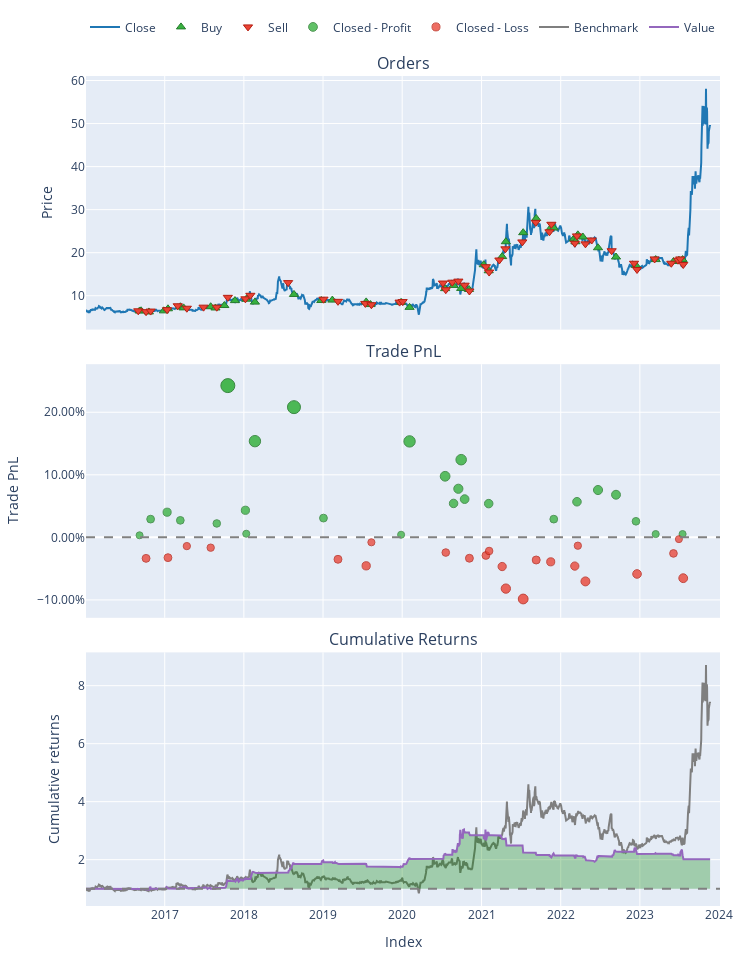

This figure's notebook cell:
### Markdown cell above
visualization

### Code cell
pf_long.plot().show()
# pf_short.plot().show()

### Figure 1 — Plotly figure (JSON) as saved in the notebook; plotly's stock layout.template omitted (floating-point values rounded to 4 significant figures; data arrays with more than 128 entries replaced by an {"elided": "..."} marker saying what was removed)
{"data": [{"legendgroup": "0", "line": {"color": "#1f77b4"}, "name": "Close", "showlegend": true, "type": "scatter", "uid": "17fca66f-18be-464f-9de4-dccac2aeb036", "x": {"elided": "1915 str values"}, "xaxis": "x", "y": {"elided": "1915 float values"}, "yaxis": "y"}, {"customdata": {"elided": "43x3 float values"}, "hovertemplate": "Order Id: %{customdata[0]}<br>Timestamp: %{x}<br>Price: %{y}<br>Size: %{customdata[1]:.6f}<br>Fees: %{customdata[2]:.6f}", "legendgroup": "1", "marker": {"color": "#37B13F", "line": {"color": "rgb(38,123,44)", "width": 1}, "size": 8, "symbol": "triangle-up"}, "mode": "markers", "name": "Buy", "type": "scatter", "uid": "01bdd111-bf56-40e9-b7be-aad04f8d4dcf", "x": ["2016-09-07T00:00:00", "2016-09-14T00:00:00", "2016-10-20T00:00:00", "2016-12-28T00:00:00", "2017-01-16T00:00:00", "2017-03-14T00:00:00", "2017-03-29T00:00:00", "2017-08-01T00:00:00", "2017-08-23T00:00:00", "2017-10-03T00:00:00", "2017-11-21T00:00:00", "2018-01-12T00:00:00", "2018-02-21T00:00:00", "2018-08-20T00:00:00", "2018-12-24T00:00:00", "2019-02-13T00:00:00", "2019-07-19T00:00:00", "2019-08-08T00:00:00", "2019-12-27T00:00:00", "2020-02-04T00:00:00", "2020-07-17T00:00:00", "2020-08-25T00:00:00", "2020-09-29T00:00:00", "2020-11-04T00:00:00", "2021-01-11T00:00:00", "2021-02-03T00:00:00", "2021-04-06T00:00:00", "2021-04-23T00:00:00", "2021-07-12T00:00:00", "2021-09-10T00:00:00", "2021-11-16T00:00:00", "2021-11-30T00:00:00", "2022-03-02T00:00:00", "2022-03-10T00:00:00", "2022-03-21T00:00:00", "2022-04-13T00:00:00", "2022-06-22T00:00:00", "2022-09-13T00:00:00", "2022-12-14T00:00:00", "2023-03-15T00:00:00", "2023-06-05T00:00:00", "2023-06-30T00:00:00", "2023-07-17T00:00:00"], "xaxis": "x", "y": [6.46, 6.5, 6.24, 6.49, 6.97, 7.44, 7.18, 7.45, 7.16, 7.73, 8.87, 9.2, 8.52, 10.3, 8.9, 8.99, 8.57, 7.95, 8.46, 7.3, 11.65, 12.4, 11.7, 11.45, 17.2, 15.8, 19.1, 22.55, 24.65, 27.95, 25.75, 25.75, 23.2, 22.55, 24.15, 23.65, 21.15, 19, 17.05, 18.4, 17.95, 18.25, 18.4], "yaxis": "y"}, {"customdata": {"elided": "44x3 float values"}, "hovertemplate": "Order Id: %{customdata[0]}<br>Timestamp: %{x}<br>Price: %{y}<br>Size: %{customdata[1]:.6f}<br>Fees: %{customdata[2]:.6f}", "legendgroup": "2", "marker": {"color": "#EA4335", "line": {"color": "rgb(181,31,18)", "width": 1}, "size": 8, "symbol": "triangle-down"}, "mode": "markers", "name": "Sell", "type": "scatter", "uid": "bbf551ca-057b-4fa3-8076-ce355bbdef3d", "x": ["2016-09-01T00:00:00", "2016-10-07T00:00:00", "2016-10-28T00:00:00", "2017-01-12T00:00:00", "2017-03-02T00:00:00", "2017-04-13T00:00:00", "2017-06-29T00:00:00", "2017-08-29T00:00:00", "2017-10-19T00:00:00", "2018-01-08T00:00:00", "2018-01-31T00:00:00", "2018-07-24T00:00:00", "2019-01-03T00:00:00", "2019-03-11T00:00:00", "2019-07-15T00:00:00", "2019-08-12T00:00:00", "2019-12-20T00:00:00", "2020-01-03T00:00:00", "2020-07-07T00:00:00", "2020-07-20T00:00:00", "2020-08-19T00:00:00", "2020-09-16T00:00:00", "2020-10-15T00:00:00", "2020-11-06T00:00:00", "2021-01-21T00:00:00", "2021-02-05T00:00:00", "2021-03-24T00:00:00", "2021-04-21T00:00:00", "2021-07-08T00:00:00", "2021-09-08T00:00:00", "2021-11-10T00:00:00", "2021-11-19T00:00:00", "2022-03-07T00:00:00", "2022-03-17T00:00:00", "2022-04-25T00:00:00", "2022-05-24T00:00:00", "2022-08-24T00:00:00", "2022-12-05T00:00:00", "2022-12-19T00:00:00", "2023-03-10T00:00:00", "2023-05-26T00:00:00", "2023-06-26T00:00:00", "2023-07-06T00:00:00", "2023-07-20T00:00:00"], "xaxis": "x", "y": [6.5, 6.3, 6.44, 6.77, 7.67, 7.1, 7.35, 7.34, 9.63, 9.28, 10.1, 13.05, 9.2, 8.7, 8.22, 7.91, 8.52, 8.65, 12.95, 11.4, 13.15, 13.4, 12.45, 11.1, 16.75, 15.5, 18.3, 20.9, 22.5, 27.05, 24.85, 26.6, 22.2, 23.9, 22.05, 22.95, 20.45, 17.55, 16.1, 18.55, 17.55, 18.25, 18.55, 17.25], "yaxis": "y"}, {"customdata": [[0, 0, 0.3308, 0.003313], [2, 2, 2.823, 0.02916], [3, 3, 4.009, 0.04023], [5, 5, 2.726, 0.02718], [8, 8, 2.223, 0.02225], [9, 9, 24.78, 0.2426], [10, 10, 5.494, 0.04331], [11, 11, 0.7654, 0.005783], [12, 12, 20.47, 0.1538], [13, 13, 31.97, 0.2082], [14, 14, 5.715, 0.03081], [18, 18, 0.7343, 0.004202], [19, 19, 26.92, 0.1534], [20, 20, 19.77, 0.09768], [22, 22, 11.76, 0.05427], [23, 23, 17.75, 0.07768], [24, 24, 30.57, 0.1242], [25, 25, 16.92, 0.06116], [28, 28, 14.87, 0.05395], [35, 35, 6.055, 0.02915], [37, 37, 11.61, 0.05693], [40, 40, 14.97, 0.07569], [41, 41, 14.5, 0.06816], [42, 42, 5.834, 0.02568], [44, 44, 1.151, 0.005248], [47, 47, 1.124, 0.005248]], "hovertemplate": "Exit Trade Id: %{customdata[0]}<br>Position Id: %{customdata[1]}<br>Exit Timestamp: %{x}<br>PnL: %{customdata[2]:.6f}<br>Return: %{customdata[3]:.2%}", "legendgroup": "3", "marker": {"color": "#37B13F", "line": {"color": "rgb(38,123,44)", "width": 1}, "opacity": [0.7503, 0.7665, 0.7734, 0.7652, 0.7621, 0.9, 0.7753, 0.7518, 0.8444, 0.8785, 0.7675, 0.7508, 0.8442, 0.8093, 0.7822, 0.7968, 0.8259, 0.7865, 0.782, 0.7665, 0.7838, 0.7956, 0.7909, 0.7643, 0.7515, 0.7515], "size": [7.014, 7.768, 8.091, 7.71, 7.567, 14, 8.181, 7.086, 11.41, 13.0, 7.816, 7.039, 11.4, 9.769, 8.501, 9.185, 10.54, 8.703, 8.492, 7.768, 8.579, 9.127, 8.907, 7.667, 7.07, 7.07], "symbol": "circle"}, "mode": "markers", "name": "Closed - Profit", "type": "scatter", "uid": "2392a11b-f109-4fb7-8516-5d60b891b937", "x": ["2016-09-07T00:00:00", "2016-10-28T00:00:00", "2017-01-12T00:00:00", "2017-03-14T00:00:00", "2017-08-29T00:00:00", "2017-10-19T00:00:00", "2018-01-08T00:00:00", "2018-01-12T00:00:00", "2018-02-21T00:00:00", "2018-08-20T00:00:00", "2019-01-03T00:00:00", "2019-12-27T00:00:00", "2020-02-04T00:00:00", "2020-07-17T00:00:00", "2020-08-25T00:00:00", "2020-09-16T00:00:00", "2020-09-29T00:00:00", "2020-10-15T00:00:00", "2021-02-03T00:00:00", "2021-11-30T00:00:00", "2022-03-17T00:00:00", "2022-06-22T00:00:00", "2022-09-13T00:00:00", "2022-12-14T00:00:00", "2023-03-15T00:00:00", "2023-07-17T00:00:00"], "xaxis": "x2", "y": [0.003313, 0.02916, 0.04023, 0.02718, 0.02225, 0.2426, 0.04331, 0.005783, 0.1538, 0.2082, 0.03081, 0.004202, 0.1534, 0.09768, 0.05427, 0.07768, 0.1242, 0.06116, 0.05395, 0.02915, 0.05693, 0.07569, 0.06816, 0.02568, 0.005248, 0.005248], "yaxis": "y2"}, {"customdata": [[1, 1, -3.364, -0.03358], [4, 4, -3.362, -0.03243], [6, 6, -1.44, -0.01398], [7, 7, -1.673, -0.01647], [15, 15, -6.704, -0.03506], [16, 16, -8.393, -0.04549], [17, 17, -1.387, -0.007874], [21, 21, -5.392, -0.02428], [26, 26, -9.799, -0.03337], [27, 27, -8.224, -0.02898], [29, 29, -6.335, -0.02181], [30, 30, -13.25, -0.04663], [31, 31, -22.19, -0.08191], [32, 32, -24.51, -0.09854], [33, 33, -8.111, -0.03617], [34, 34, -8.456, -0.03912], [36, 36, -9.81, -0.04589], [38, 38, -2.872, -0.01333], [39, 39, -14.98, -0.07041], [43, 43, -13.63, -0.05849], [45, 45, -5.662, -0.02567], [46, 46, -0.6124, -0.00285], [48, 48, -14.06, -0.06526]], "hovertemplate": "Exit Trade Id: %{customdata[0]}<br>Position Id: %{customdata[1]}<br>Exit Timestamp: %{x}<br>PnL: %{customdata[2]:.6f}<br>Return: %{customdata[3]:.2%}", "legendgroup": "4", "marker": {"color": "#EA4335", "line": {"color": "rgb(181,31,18)", "width": 1}, "opacity": [0.7692, 0.7685, 0.757, 0.7585, 0.7702, 0.7767, 0.7531, 0.7634, 0.7691, 0.7663, 0.7619, 0.7774, 0.7995, 0.8099, 0.7708, 0.7727, 0.7769, 0.7566, 0.7923, 0.7848, 0.7643, 0.75, 0.789], "size": [7.897, 7.864, 7.325, 7.398, 7.941, 8.245, 7.147, 7.626, 7.891, 7.763, 7.554, 8.278, 9.308, 9.794, 7.973, 8.059, 8.257, 7.306, 8.973, 8.625, 7.666, 7, 8.822], "symbol": "circle"}, "mode": "markers", "name": "Closed - Loss", "type": "scatter", "uid": "937aecf9-d9d1-4168-bca3-30700d15b958", "x": ["2016-10-07T00:00:00", "2017-01-16T00:00:00", "2017-04-13T00:00:00", "2017-08-01T00:00:00", "2019-03-11T00:00:00", "2019-07-19T00:00:00", "2019-08-12T00:00:00", "2020-07-20T00:00:00", "2020-11-06T00:00:00", "2021-01-21T00:00:00", "2021-02-05T00:00:00", "2021-04-06T00:00:00", "2021-04-23T00:00:00", "2021-07-12T00:00:00", "2021-09-10T00:00:00", "2021-11-16T00:00:00", "2022-03-07T00:00:00", "2022-03-21T00:00:00", "2022-04-25T00:00:00", "2022-12-19T00:00:00", "2023-06-05T00:00:00", "2023-06-30T00:00:00", "2023-07-20T00:00:00"], "xaxis": "x2", "y": [-0.03358, -0.03243, -0.01398, -0.01647, -0.03506, -0.04549, -0.007874, -0.02428, -0.03337, -0.02898, -0.02181, -0.04663, -0.08191, -0.09854, -0.03617, -0.03912, -0.04589, -0.01333, -0.07041, -0.05849, -0.02567, -0.00285, -0.06526], "yaxis": "y2"}, {"legendgroup": "5", "line": {"color": "#7f7f7f"}, "name": "Benchmark", "showlegend": true, "type": "scatter", "uid": "997e378c-8073-49f7-96f7-df00057d9ca6", "x": {"elided": "1915 str values"}, "xaxis": "x3", "y": {"elided": "1915 float values"}, "yaxis": "y3"}, {"hoverinfo": "skip", "legendgroup": "6", "line": {"color": "rgba(0, 0, 0, 0)", "width": 0}, "opacity": 0, "showlegend": false, "type": "scatter", "uid": "6b41c3c3-0a85-4cb7-a202-fde4a89b177e", "x": {"elided": "1915 str values"}, "xaxis": "x3", "y": {"elided": "1915 int values"}, "yaxis": "y3"}, {"connectgaps": false, "fill": "tonexty", "fillcolor": "rgba(0, 128, 0, 0.3)", "hoverinfo": "skip", "legendgroup": "6", "line": {"color": "rgba(0, 0, 0, 0)", "width": 0}, "opacity": 0, "showlegend": false, "type": "scatter", "uid": "050108a0-24eb-4276-beb2-557a1935b8a4", "x": {"elided": "1915 str values"}, "xaxis": "x3", "y": {"elided": "1915 float values"}, "yaxis": "y3"}, {"hoverinfo": "skip", "legendgroup": "6", "line": {"color": "rgba(0, 0, 0, 0)", "width": 0}, "opacity": 0, "showlegend": false, "type": "scatter", "uid": "25eb4324-795a-4f3b-94fd-0ae82e28d7f9", "x": {"elided": "1915 str values"}, "xaxis": "x3", "y": {"elided": "1915 int values"}, "yaxis": "y3"}, {"connectgaps": false, "fill": "tonexty", "fillcolor": "rgba(255, 0, 0, 0.3)", "hoverinfo": "skip", "legendgroup": "6", "line": {"color": "rgba(0, 0, 0, 0)", "width": 0}, "opacity": 0, "showlegend": false, "type": "scatter", "uid": "bf7e5442-6183-4b34-b9eb-5597ac433824", "x": {"elided": "1915 str values"}, "xaxis": "x3", "y": {"elided": "1915 float values"}, "yaxis": "y3"}, {"legendgroup": "7", "line": {"color": "#9467bd"}, "name": "Value", "showlegend": true, "type": "scatter", "uid": "466189df-151b-4cc5-bd31-58d1d3616a48", "x": {"elided": "1915 str values"}, "xaxis": "x3", "y": {"elided": "1915 float values"}, "yaxis": "y3"}, {"hoverinfo": "skip", "legendgroup": "6", "line": {"color": "rgba(0, 0, 0, 0)", "width": 0}, "opacity": 0, "showlegend": false, "type": "scatter", "uid": "a6b36176-82a8-4dce-87ea-4c1307bfa533", "x": {"elided": "1915 str values"}, "xaxis": "x3", "y": {"elided": "1915 int values"}, "yaxis": "y3"}], "layout": {"annotations": [{"font": {"size": 16}, "showarrow": false, "text": "Orders", "x": 0.5, "xanchor": "center", "xref": "paper", "y": 1, "yanchor": "bottom", "yref": "paper"}, {"font": {"size": 16}, "showarrow": false, "text": "Trade PnL", "x": 0.5, "xanchor": "center", "xref": "paper", "y": 0.6528, "yanchor": "bottom", "yref": "paper"}, {"font": {"size": 16}, "showarrow": false, "text": "Cumulative Returns", "x": 0.5, "xanchor": "center", "xref": "paper", "y": 0.3056, "yanchor": "bottom", "yref": "paper"}], "height": 960, "legend": {"orientation": "h", "traceorder": "normal", "x": 1, "xanchor": "right", "y": 1.042, "yanchor": "bottom"}, "margin": {"b": 30, "l": 30, "r": 30, "t": 30}, "shapes": [{"line": {"color": "gray", "dash": "dash"}, "type": "line", "x0": 0, "x1": 1, "xref": "paper", "y0": 0, "y1": 0, "yref": "y2"}, {"line": {"color": "gray", "dash": "dash"}, "type": "line", "x0": 0, "x1": 1, "xref": "paper", "y0": 1, "y1": 1, "yref": "y3"}], "showlegend": true, "width": 750, "xaxis": {"anchor": "y", "domain": [0, 1], "matches": "x3", "showticklabels": false}, "xaxis2": {"anchor": "y2", "domain": [0, 1], "matches": "x3", "showticklabels": false}, "xaxis3": {"anchor": "y3", "domain": [0, 1], "title": {"text": "Index"}}, "yaxis": {"anchor": "x", "domain": [0.6944, 1], "title": {"text": "Price"}}, "yaxis2": {"anchor": "x2", "domain": [0.3472, 0.6528], "tickformat": ".2%", "title": {"text": "Trade PnL"}}, "yaxis3": {"anchor": "x3", "domain": [0, 0.3056], "title": {"text": "Cumulative returns"}}}}
